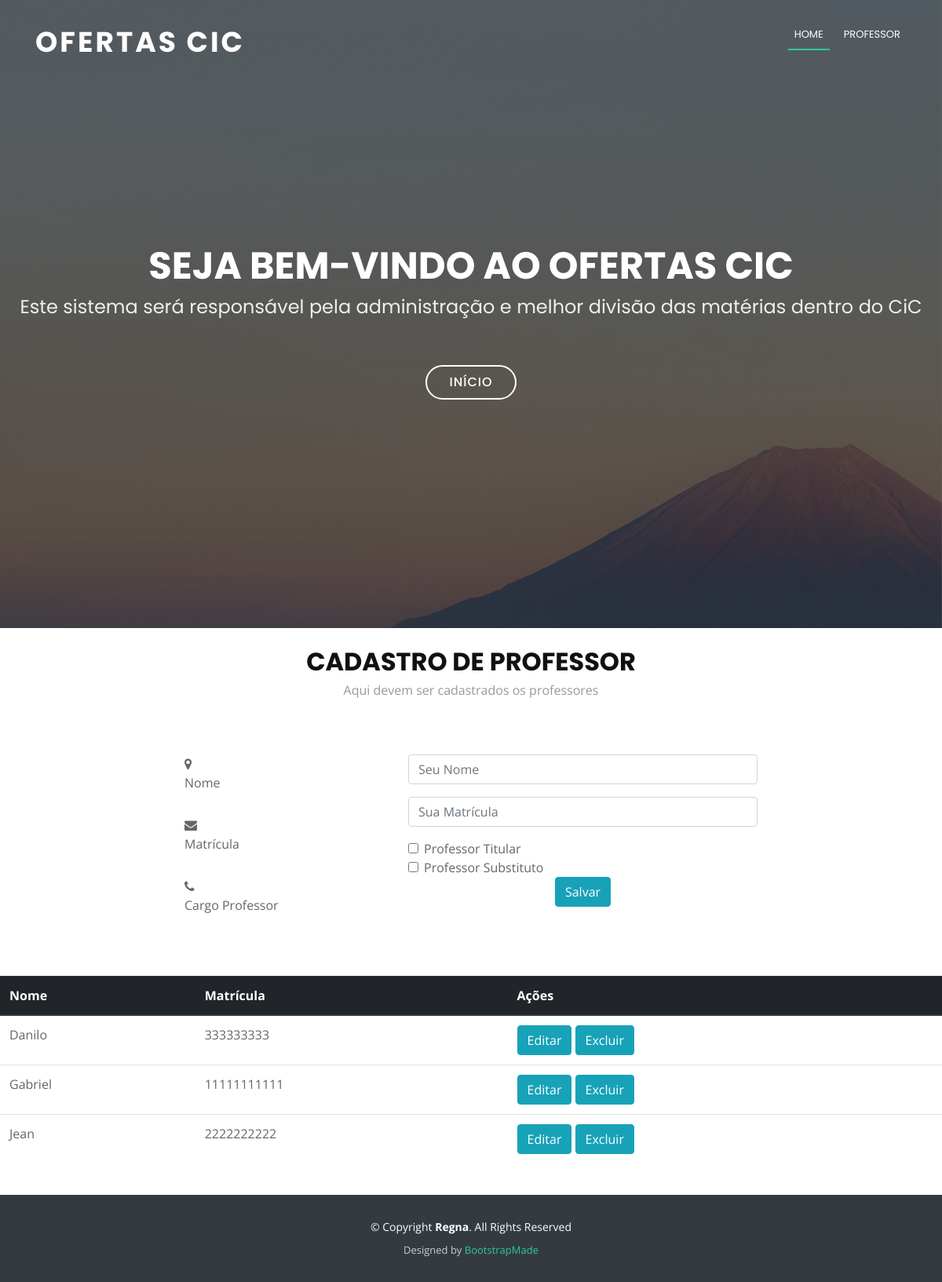
Screenshot of /cms/cadastroProfessor/ with the database file from the repository.
### cms/models.py (models this page shows)
class tipo_professor(models.Model):
    id_tipo_professor = models.AutoField(primary_key = True)
    descricao = models.CharField('Descricao do tipo de professor', max_length = 500)
    ativo = models.BooleanField(default=True)
    objects = tipo_professor_manager()

class professor(models.Model):
    id_professor = models.AutoField(primary_key=True)
    nome = models.CharField('Nome do professor', max_length=500)
    matricula = models.CharField('Matricula do professor', max_length=500)
    id_tipo_professor = models.ForeignKey(tipo_professor, related_name='tipo_professor')
    ativo = models.BooleanField(default=True)
    objects = professor_manager()

### cms/views.py (the view)
def cadastroProfessor(request):
    context = {}
    if request.method == 'POST':
        form = ProfessorForm()
        tiposProfessor = form.carregarTipoProfessor()
        nome  = request.POST.get('nome')
        print(nome + '\n')
        matricula = request.POST.get('matricula')
        print(matricula + '\n')
        idProfessor = request.GET.get('editar')
        print(str(idProfessor) + '\n')
        for tipo in tiposProfessor:
            idTipoProfessor = request.POST.get(str(tipo.id_tipo_professor))
            print(str(idTipoProfessor) + '\n')
            if (idTipoProfessor == str(tipo.id_tipo_professor) or idTipoProfessor == 'on'):
                tipoProfessor = tipo_professor.objects.retornarPorId(tipo.id_tipo_professor).first()
                break
        professorSalvar = professor()
        if idProfessor != None:
            professorSalvar.id_professor = idProfessor
        professorSalvar.ativo = True
        professorSalvar.id_tipo_professor = tipoProfessor
        professorSalvar.nome = nome
        professorSalvar.matricula = matricula
        print('Cheguei no salvar \n')
        form.salvarProfessor(professorSalvar)
        professores = form.carregarProfessoresAlfabetico()
        return redirect('cadastroProfessor')
    else:
        idProfessor = request.GET.get('editar')
        if idProfessor != None:
            form = ProfessorForm()
            tiposProfessor = form.carregarTipoProfessor()
            professores = form.carregarProfessoresAlfabetico()
            professorEditar = form.retornarProfessorPorId(idProfessor)
            context['nome'] = professorEditar.nome
            context['matricula'] = professorEditar.matricula
            for tipo in tiposProfessor:
                if professorEditar.id_tipo_professor.id_tipo_professor == tipo.id_tipo_professor:
                    context[str(tipo.id_tipo_professor)] = tipo.id_tipo_professor
                    context['tipoProf'] = tipo.id_tipo_professor
                    break
        else:
            idProfessor = request.GET.get('excluir')
            if idProfessor != None:
                form = ProfessorForm()
                form.excluirProfessor(form.retornarProfessorPorId(idProfessor))
                tiposProfessor = form.carregarTipoProfessor()
                professores = form.carregarProfessoresAlfabetico()
            else:
                form = ProfessorForm()
                tiposProfessor = form.carregarTipoProfessor
                professores = form.carregarProfessoresAlfabetico()
    context['tiposProfessor'] = tiposProfessor
    context['form'] = form
    context['professores'] = professores
    template_name = 'oferta/cadastroProfessor.html'
    return render(request, template_name, context)

### cms/forms.py (shortened to what this page needs)
class ProfessorForm(forms.ModelForm):
    def carregarTipoProfessor(self):
        tipos = tipo_professor.objects.retornarTodos()
        return tipos
    def carregarProfessoresAlfabetico(self):
        return professor.objects.retornarTodosProfessoresAlfabetico()
    class Meta:
        model = professor
        fields = ('id_professor', 'nome', 'matricula', 'id_tipo_professor', 'ativo')

### cms/models.py (called while the page is built)
    def retornarTodos(self):
        return self.all()

    def retornarTodosProfessoresAlfabetico(self):
        return self.all().order_by('nome')

### cms/templates/oferta/cadastroProfessor.html (shortened to what this page needs)
{% extends "base.html" %}
{% load static  %}
{% block navbar %}
<ul class="nav-menu">
          <li class="menu-active"><a href="{% url 'index' %}">Home</a></li>
  <li><a href="#professor">Professor </a></li>
        </ul>
{% endblock %}
{% block content %}
<br id="contact">
      <div class="container wow fadeInUp">
        <div class="section-header">
          <h3 class="section-title">Cadastro de Professor</h3>
          <p class="section-description">Aqui devem ser cadastrados os professores</p>
        </div>
      </div>
<div class="container wow fadeInUp">
        <div class="row justify-content-center">
          <div class="col-lg-3 col-md-4">
            <div class="info">
              <div>
                <i class="fa fa-map-marker"></i>
                <p>Nome</p>
              </div>
              <div>
                <i class="fa fa-envelope"></i>
                <p>Matrícula</p>
              </div>
              <div>
                <i class="fa fa-phone"></i>
                <p>Cargo Professor</p>
              </div>
            </div>
          </div>
          <div class="col-lg-5 col-md-8">
            <div class="form">
              <form action="#professor" method="post">
                <div class="form-group">
                  <input type="text" name="nome" class="form-control" value="{{nome}}" id="name" placeholder="Seu Nome" data-rule="minlen:4" data-msg="Por favor digite pelo 4 caracteres" />
                </div>
                <div class="form-group">
                  <input type="number" class="form-control" value="{{matricula}}" name="matricula" id="email" placeholder="Sua Matrícula"/>
                </div>
                <div class="form-check">
                  {% for tipo in tiposProfessor %}
                    {% if tipoProf != tipo.id_tipo_professor %}
                      <input type="checkbox" class="form-check-input" id = "{{tipo.descricao}}" name="{{tipo.id_tipo_professor}}"/>
                      <label class="form-check-label" for="{{tipo.descricao}}">{{tipo.descricao}}</label>
                    {% else %}
                      <input type="checkbox" class="form-check-input" id = "{{tipo.descricao}}" value="{{tipo.id_tipo_professor}}" name="{{tipo.id_tipo_professor}}" checked/>
                      <label class="form-check-label" for="{{tipo.descricao}}">{{tipo.descricao}}</label>
                    {% endif %}
                  {% endfor %}
                </div>
                <div class="text-center"><button  class="btn btn-info"type="submit">Salvar</button></div>
              </form>
            </div>
          </div>
        </div>
      </div>
      <form method="get" action="#professorTable" >
      <table class="table">
        <thead class="thead-dark">
          <tr>
            <th scope="col">Nome</th>
            <th scope="col">Matrícula</th>
            <th scope="col">Ações</th>
          </tr>
        </thead>
        <tbody>
          {% for prof in professores %}
          <tr>
            <td>
              {{prof.nome}}
            </td>
            <td>
              {{prof.matricula}}
            </td>
            <td>
               <button class="btn btn-info" type="submit" value="{{prof.id_professor}}" name="editar" > Editar  </button>
               <button class="btn btn-info" type="submit" value="{{prof.id_professor}}" name="excluir"> Excluir </button>
            </td>
          </tr>
          {% endfor %}
        </tbody>
        </table>
        </form>
{% endblock %}

### cms/static/Regna/css/style.css (style rules this page uses)
body { background: #fff; color: #666666; font-family: "Open Sans", sans-serif; }
a { color: #2dc997; }
p { padding: 0; margin: 0 0 30px 0; }
h1, h2, h3, h4, h5, h6 { font-family: "Poppins", sans-serif; font-weight: 400; margin: 0 0 20px 0; padding: 0; }
.nav-menu, .nav-menu * { margin: 0; padding: 0; list-style: none; }
.nav-menu li { position: relative; white-space: nowrap; }
.nav-menu > li { float: left; }
.nav-menu a { padding: 0 8px 10px 8px; text-decoration: none; display: inline-block; color: #fff; font-family: "Poppins", sans-serif; font-weight: 400; text-transform: uppercase; font-size: 13px; outline: none; }
.nav-menu > li { margin-left: 10px; }
.nav-menu > li > a:before { content: ""; position: absolute; width: 100%; height: 2px; bottom: 0; left: 0; background-color: #2dc997; visibility: hidden; -webkit-transform: scaleX(0); transform: scaleX(0); -webkit-transition: all 0.3s ease-in-out 0s; transition: all 0.3s ease-in-out 0s; }
.nav-menu a:hover:before, .nav-menu li:hover > a:before, .nav-menu .menu-active > a:before { visibility: visible; -webkit-transform: scaleX(1); transform: scaleX(1); }
.section-header .section-title { font-size: 32px; color: #111; text-transform: uppercase; text-align: center; font-weight: 700; margin-bottom: 5px; }
.section-header .section-description { text-align: center; padding-bottom: 40px; color: #999; }

### rows the page displays
tipo_professor: descricao "Professor Titular"
tipo_professor: descricao "Professor Substituto"
professor: nome "Danilo", matricula "333333333", {{ prof.id_professor }} 3 (drawn)
professor: nome "Gabriel", matricula "11111111111", {{ prof.id_professor }} 1 (drawn)
professor: nome "Jean", matricula "2222222222", {{ prof.id_professor }} 2 (drawn)
